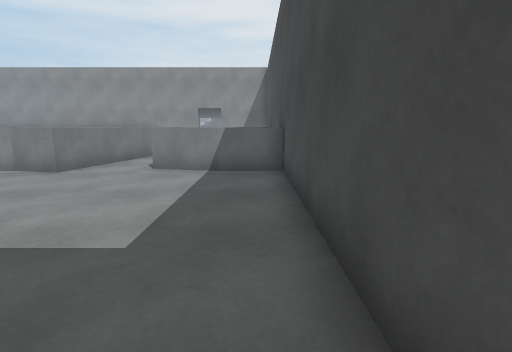
[1] (above)

19 first-person views from a walk through a 3-D level made in the Unity game engine. The camera is 1.2 m above the floor, tilts 10° down and sees 85° across. The floor is counted in squares, 1 m on a side. Each view is taken from the middle of a square. On the plan, view 1 faces up. The plan holds only what a view shows up to about 13 squares ahead; the rest is blank. The place goes on beyond the plan. The player is left out. Door leaves are left out, so doorways stand open. Surface patterns are stand-ins for the level's own textures.

[2]
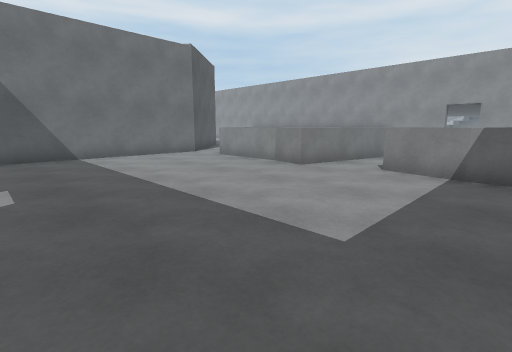

[3]
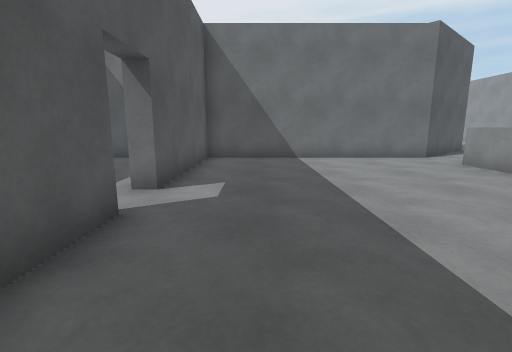

[4]
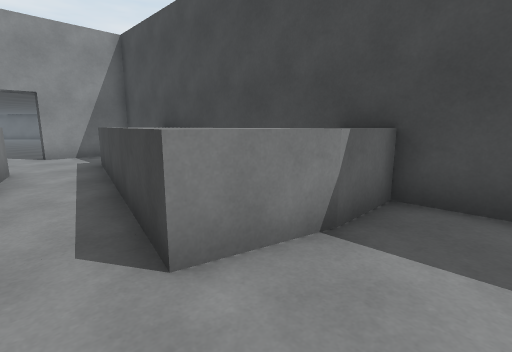

[5]
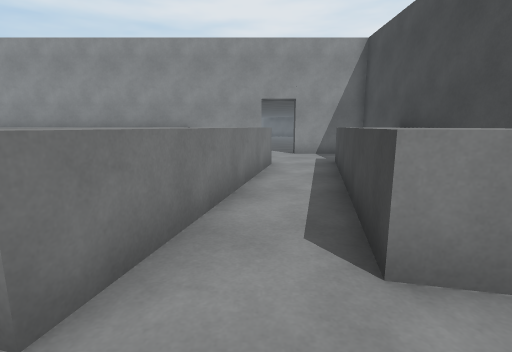

[6]
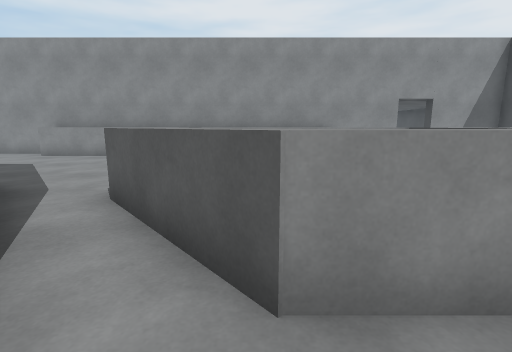

[7]
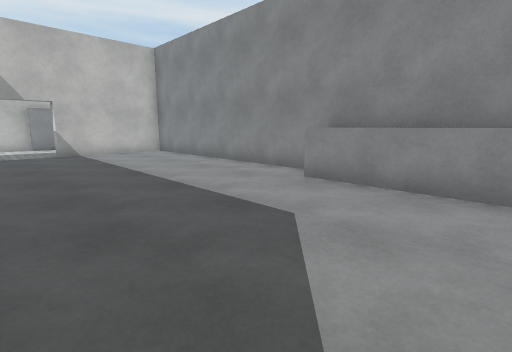

[8]
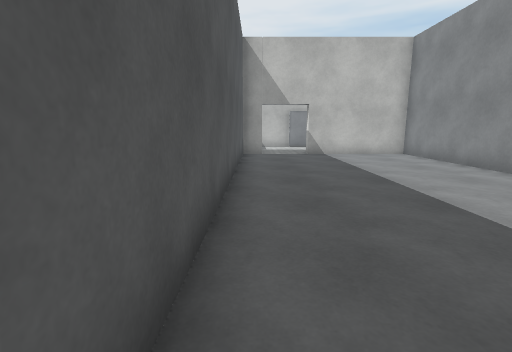

[9]
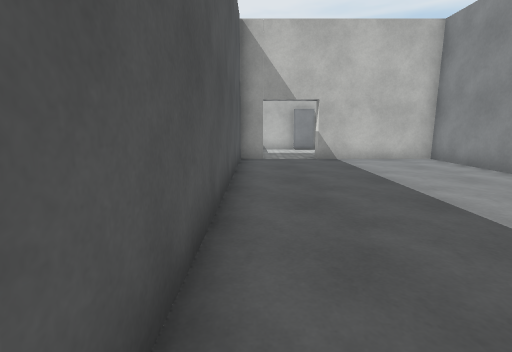

[10]
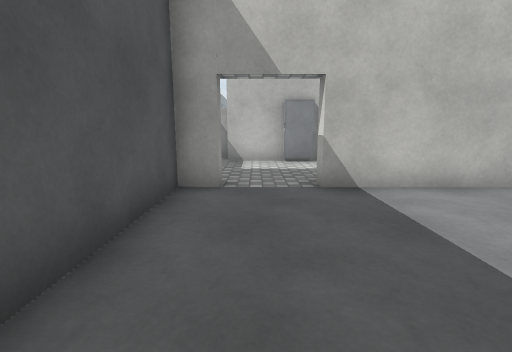

[11]
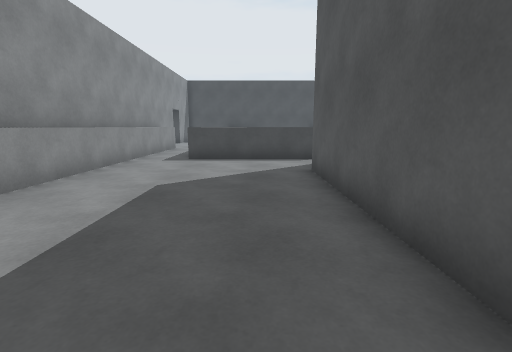

[12]
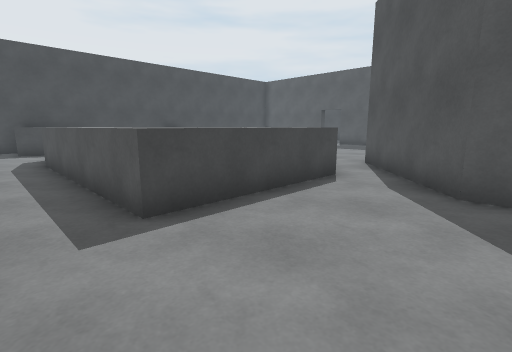

[13]
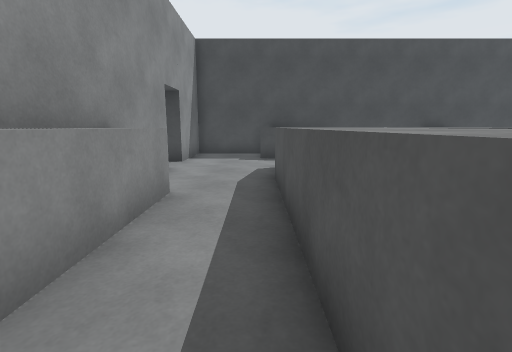

[14]
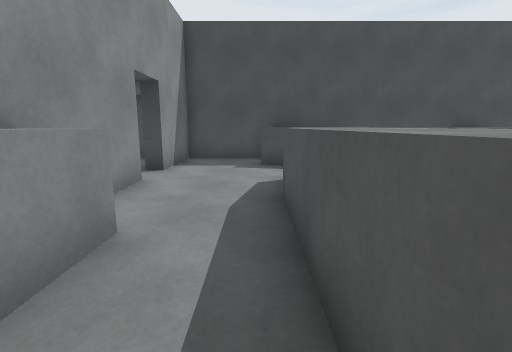

[15]
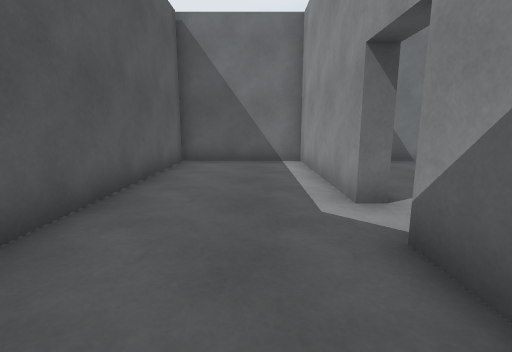

[16]
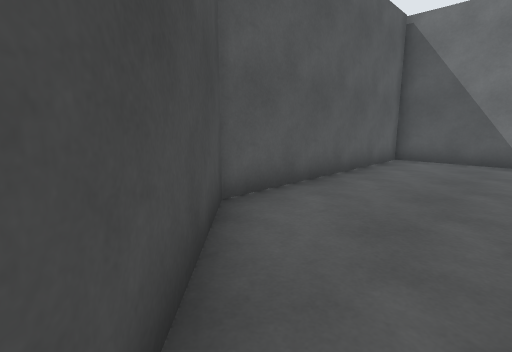

[17]
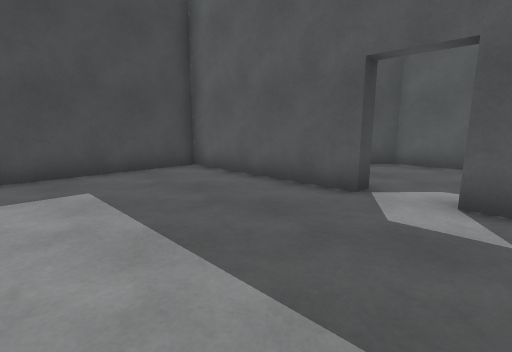

[18]
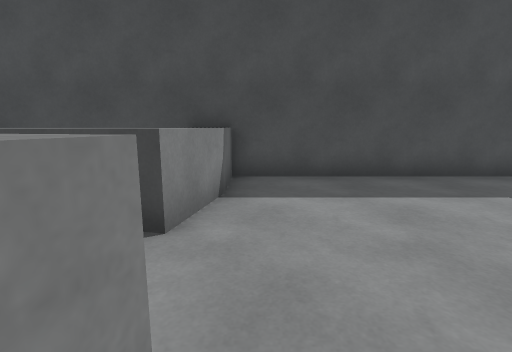

[19]
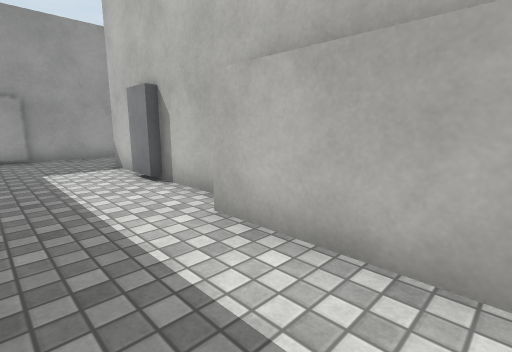

### Floor plan
Key: @ floor where view 1 was taken; # wall or solid block; . floor; D open door; ^ raised ledge.
Columns run from 34 left of view 1 to 1 right of it. Each row starts with its distance up from view 1.
 22                                ..
 21  #...                          ..
 20  #...                          ....#
 19  #...##########################.####
 18  #...#.........^^^^^^^^^^^^^.......#
 17  #...#.............................#
 16  #...#...........................^.#
 15  #...#................^^^^^^^^^..^^#
 14  #...D................^^^^^^^^^..^^#
 13  #...D................^     ^ ^.^^^#
 12 ##...#................^     ^ ^.^ ^#
 11  ....###############..^     ^^..^  #
 10  ....              ##.^^.  ^^^..^^ #
  9 ####                ## ^^  ^ ^.^^^ #
  8                      ##.^^^^^^.^^^^#
  7                       #............#
  6                       #............#
  5                       #............#
  4                       #............#
  3                       #............#
  2                       #............#
  1                       #............#
  0                       #...........@#
 -1                       ######..######
 -2                       #...........
 -3                       #..........#
 -4                       #.........##
 -5                       #........##
 -6                       ##########

Positions as (right, up) in squares from view 1, and headings:
1: (0, 0), facing up
2: (0, 0), facing up-left
3: (-1, 1), facing left
4: (-4, 6), facing up-right
5: (-4, 6), facing up
6: (-10, 6), facing up
7: (-15, 12), facing up-left
8: (-16, 12), facing left
9: (-18, 12), facing left
10: (-23, 13), facing left
11: (-23, 13), facing right
12: (-16, 17), facing down-right
13: (-12, 16), facing right
14: (-10, 16), facing right
15: (-2, -3), facing left
16: (-1, -2), facing down-left
17: (-7, 4), facing down-right
18: (-6, 7), facing right
19: (-30, 21), facing down-left
